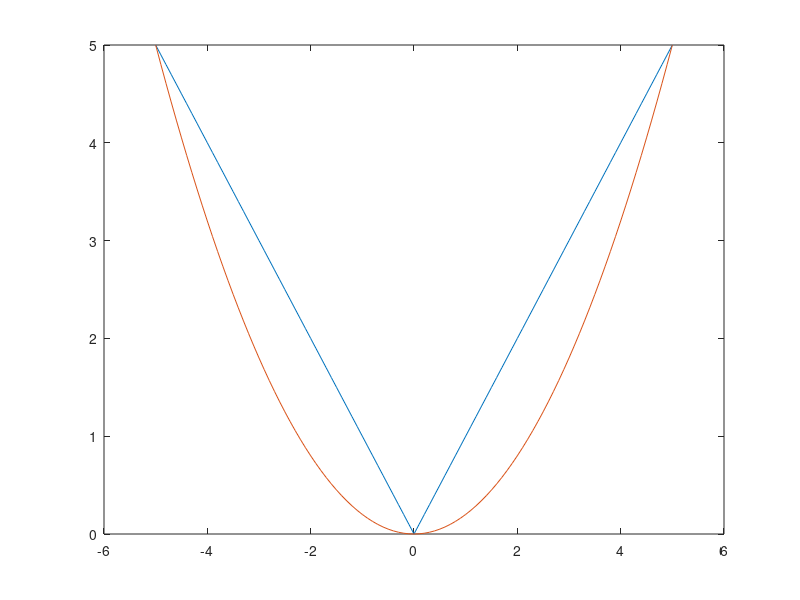

Recreate this plot in MATLAB.
 f = @(x)abs(x);
x = [  -5.0 -2.5  0.0 2.5  5.0] %% nodes


w_0=@(x)(x-0).*(x-5)/((-5-0).*(-5-5))
w_1=@(x)(x-(-5)).*(x-5)/((0-(-5)).*(0-5))
w_2=@(x)(x-(-5)).*(x-0)/((5-(-5)).*(5-0))

W=@(x) f(-5).*w_0(x) + f(0).*w_1(x) + f(5).*w_2(x);

plot(-5:0.1:5, f(-5:0.1:5));
hold on
plot(-5:0.1:5, W(-5:0.1:5));
